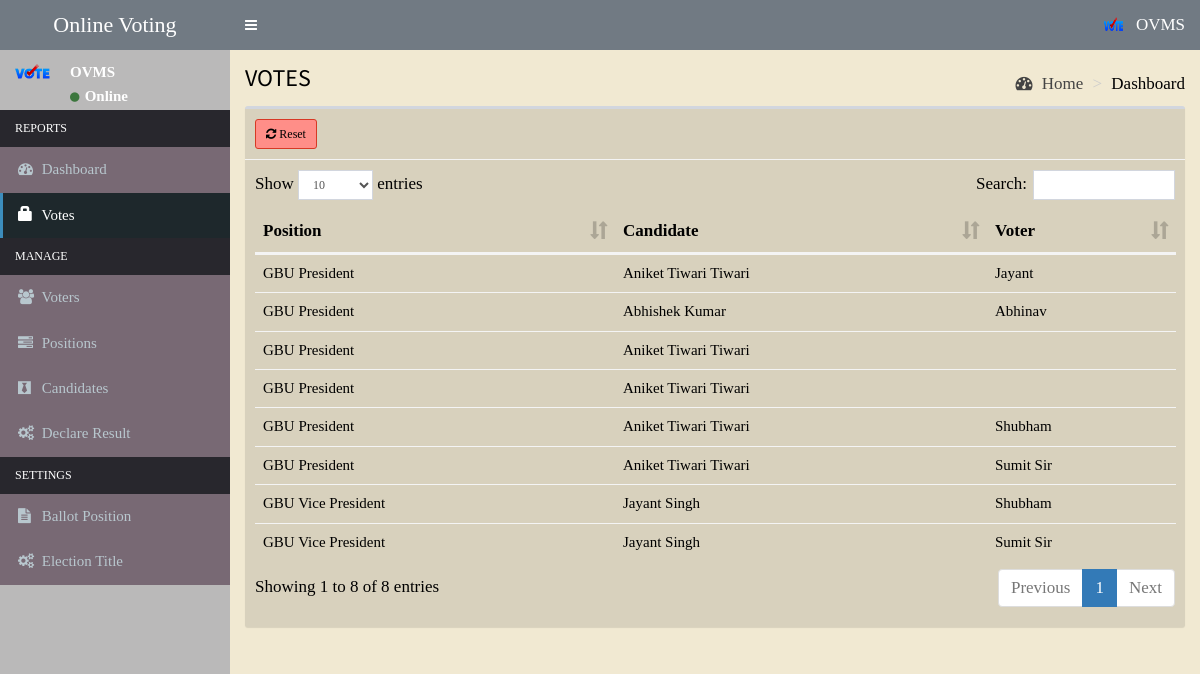
Screenshot of /admin/votes.php (signed in) with the database file from the repository.
### tables this page shows
CREATE TABLE `votes` (
  `id` int(11) NOT NULL,
  `voters_id` int(11) NOT NULL,
  `candidate_id` int(11) NOT NULL,
  `position_id` int(11) NOT NULL
);

CREATE TABLE `positions` (
  `id` int(11) NOT NULL,
  `description` varchar(50) NOT NULL,
  `max_vote` int(11) NOT NULL,
  `priority` int(11) NOT NULL
);

CREATE TABLE `candidates` (
  `id` int(11) NOT NULL,
  `position_id` int(11) NOT NULL,
  `firstname` varchar(30) NOT NULL,
  `lastname` varchar(30) NOT NULL,
  `photo` varchar(150) NOT NULL,
  `platform` text NOT NULL
);

CREATE TABLE `voters` (
  `id` int(11) NOT NULL,
  `fullname` varchar(250) NOT NULL,
  `dob` date NOT NULL,
  `aadhar` varchar(50) NOT NULL,
  `voters_id` varchar(15) NOT NULL,
  `password` varchar(60) NOT NULL,
  `photo` varchar(150) DEFAULT NULL
);

### admin/includes/session.php (called while the page is built, shortened)
<?php
	include 'includes/conn.php';
	$sql = "SELECT * FROM admin WHERE id = '".$_SESSION['admin']."'";
	$query = $conn->query($sql);
	$user = $query->fetch_assoc();
?>

### admin/votes.php (the view, shortened to what this page needs)
<?php include 'includes/session.php'; ?>
<?php include 'includes/header.php'; ?>
<body class="hold-transition skin-blue sidebar-mini">
<div class="wrapper">
  <?php include 'includes/navbar.php'; ?>
  <?php include 'includes/menubar.php'; ?>
  <div class="content-wrapper" style="background-color:#F1E9D2 ;color:black ; font-size: 17px; font-family:Times ">
    <section class="content-header" style= "color:black ; font-size: 17px; font-family:Times">
      <h1>
        VOTES
      </h1>
      <ol class="breadcrumb" style="color:black ; font-size: 17px; font-family:Times">
        <li><a href="#"><i class="fa fa-dashboard" ></i> Home</a></li>
        <li class="active" style="color:black ; font-size: 17px; font-family:Times" >Dashboard</li>
      </ol>
    </section>
    <section class="content">
      <div class="row">
        <div class="col-xs-12">
          <div class="box"style="background-color: #d8d1bd">
            <div class="box-header with-border"style="background-color: #d8d1bd">
              <a href="#reset" data-toggle="modal" class="btn btn-danger btn-sm btn-curve"  style="background-color: #ff8e88;color:black ; font-size: 12px; font-family:Times"><i class="fa fa-refresh"></i> Reset</a>
            </div>
            <div class="box-body">
              <table id="example1" class="table ">
                <thead>
                  <th>Position</th>
                  <th>Candidate</th>
                  <th>Voter</th>
                </thead>
                <tbody>
                  <?php
                    $sql = "SELECT *, candidates.firstname AS canfirst, candidates.lastname AS canlast, voters.fullname AS votfirst FROM votes LEFT JOIN positions ON positions.id=votes.position_id LEFT JOIN candidates ON candidates.id=votes.candidate_id LEFT JOIN voters ON voters.id=votes.voters_id ORDER BY positions.priority ASC";
                    $query = $conn->query($sql);
                    while($row = $query->fetch_assoc()){
                      echo "
                        <tr style='color:black ; font-size: 15px; font-family:Times'>
                          <td class='hidden'></td>
                          <td>".$row['description']."</td>
                          <td>".$row['canfirst'].' '.$row['canlast']."</td>
                          <td>".$row['votfirst'].' '.$row['votlast']."</td>
                        </tr>
                      ";
                    }
                  ?>
                </tbody>
              </table>
            </div>
          </div>
        </div>
      </div>
    </section>
  </div>
</div>
</body>
</html>

### admin/includes/header.php (shortened to what this page needs)
<!DOCTYPE html>
<html>
<head>
  	<link rel="stylesheet" href="../bower_components/bootstrap/dist/css/bootstrap.min.css">
    <link rel="stylesheet" href="../plugins/iCheck/all.css">
  	<link rel="stylesheet" href="../bower_components/font-awesome/css/font-awesome.min.css">
  	<link rel="stylesheet" href="../dist/css/AdminLTE.min.css">
    <link rel="stylesheet" href="../bower_components/datatables.net-bs/css/dataTables.bootstrap.min.css">
    <link rel="stylesheet" href="../bower_components/bootstrap-daterangepicker/daterangepicker.css">
    <link rel="stylesheet" href="../plugins/timepicker/bootstrap-timepicker.min.css">
    <link rel="stylesheet" href="../bower_components/bootstrap-datepicker/dist/css/bootstrap-datepicker.min.css">
    <link rel="stylesheet" href="../dist/css/skins/_all-skins.min.css">
</head>

### admin/includes/navbar.php (shortened to what this page needs)
<header class="main-header" style="background-color:#717A83 " >
  <a href="#" class="logo " style="background-color: #717A83">
    <span class="logo-lg " style="background-color:#717A83 ;color:white ; font-size: 22px; font-family:Times  "><marquee behavior="scroll" direction="left">Online Voting Management System</marquee></span>
  </a>
  <nav class="navbar navbar-static-top " style="background-color: #717A83 ">
    <a href="#" class="sidebar-toggle" data-toggle="push-menu" role="button">
    </a>
    <div class="navbar-custom-menu" style="color:black ; font-size: 17px; font-family:Times">
      <ul class="nav navbar-nav" style="background-color: #717A83 ;color:black ; font-size: 17px; font-family:Times" >
        <li class="dropdown user user-menu  " style="color:black">
          <a href="#" class="dropdown-toggle" data-toggle="dropdown" style="background-color: #717A83 ;color:white ; font-size: 17px; font-family:Times" >
            <img src="<?php echo (!empty($user['photo'])) ? '../images/'.$user['photo'] : '../images/profile.jpg'; ?>" class="user-image" alt="User Image">
            <span class="hidden-xs"><?php echo $user['firstname'].' '.$user['lastname']; ?></span>
          </a>
        </li>
      </ul>
    </div>
  </nav>
</header>

### admin/includes/menubar.php (shortened to what this page needs)
<aside class="main-sidebar "style="background-color: #BAB9B9 ">
  <section class="sidebar" style="background-color: #BAB9B9">
    <div class="user-panel" style = "height: 60px">
      <div class="pull-left image ">
        <img src="<?php echo (!empty($user['photo'])) ? '../images/'.$user['photo'] : '../images/profile.jpg'; ?>" class="img-square" alt="User Image" >
      </div>
      <div class="pull-left info "  >
        <p style="color:white ; font-size: 15px; font-family:Times"><?php echo $user['firstname'].' '.$user['lastname']; ?></p>
        <a><i class="fa fa-circle text-success "></i>  <b style=" color:white ; font-size: 15px; font-family:Times"> Online </b></a>
      </div>
    </div>
    <ul class="sidebar-menu" data-widget="tree" style="background-color: #786974 ; color:white ; font-size: 15px; font-family:Times  " >
      <li class="header" style="background-color: #28272D ;color:white ; font-size: 12px; font-family:Times  ">REPORTS</li>
      <li class=""><a href="home.php"><i class="fa fa-dashboard"></i> <span>Dashboard</span></a></li>
      <li class=""><a href="votes.php"><span class="glyphicon glyphicon-lock"></span> <span>Votes</span></a></li>
      <li class="header" style="background-color: #28272D ;color:white ; font-size: 12px; font-family:Times ">MANAGE</li>
      <li class=""><a href="voters.php"><i class="fa fa-users"></i> <span>Voters</span></a></li>
      <li class=""><a href="positions.php"><i class="fa fa-tasks"></i> <span>Positions</span></a></li>
      <li class=""><a href="candidates.php"><i class="fa fa-black-tie"></i> <span>Candidates</span></a></li>
      <li class=""><a href="declare_result.php"><i class="fa fa-cogs"></i> <span>Declare Result</span></a></li>
      <li class="header" style="background-color:#28272D ;color:white ; font-size: 12px; font-family:Times">SETTINGS</li>
      <li class=""><a href="ballot.php"><i class="fa fa-file-text"></i> <span>Ballot Position</span></a></li>
      <li class=""><a href="#config" data-toggle="modal"><i class="fa fa-cogs"></i> <span>Election Title</span></a></li>
    </ul>
  </section>
</aside>

### rows the page displays
votes: position.description "GBU President", candidate.firstname "Aniket Tiwari", candidate.lastname "Tiwari", voters.fullname "Jayant"
votes: position.description "GBU President", candidate.firstname "Abhishek", candidate.lastname "Kumar", voters.fullname "Abhinav"
votes: position.description "GBU President", candidate.firstname "Aniket Tiwari", candidate.lastname "Tiwari"
votes: position.description "GBU President", candidate.firstname "Aniket Tiwari", candidate.lastname "Tiwari"
votes: position.description "GBU President", candidate.firstname "Aniket Tiwari", candidate.lastname "Tiwari", voters.fullname "Shubham"
votes: position.description "GBU President", candidate.firstname "Aniket Tiwari", candidate.lastname "Tiwari", voters.fullname "Sumit Sir"
votes: position.description "GBU Vice President", candidate.firstname "Jayant", candidate.lastname "Singh", voters.fullname "Shubham"
votes: position.description "GBU Vice President", candidate.firstname "Jayant", candidate.lastname "Singh", voters.fullname "Sumit Sir"

### other values shown
$user['firstname'] "OVMS"
